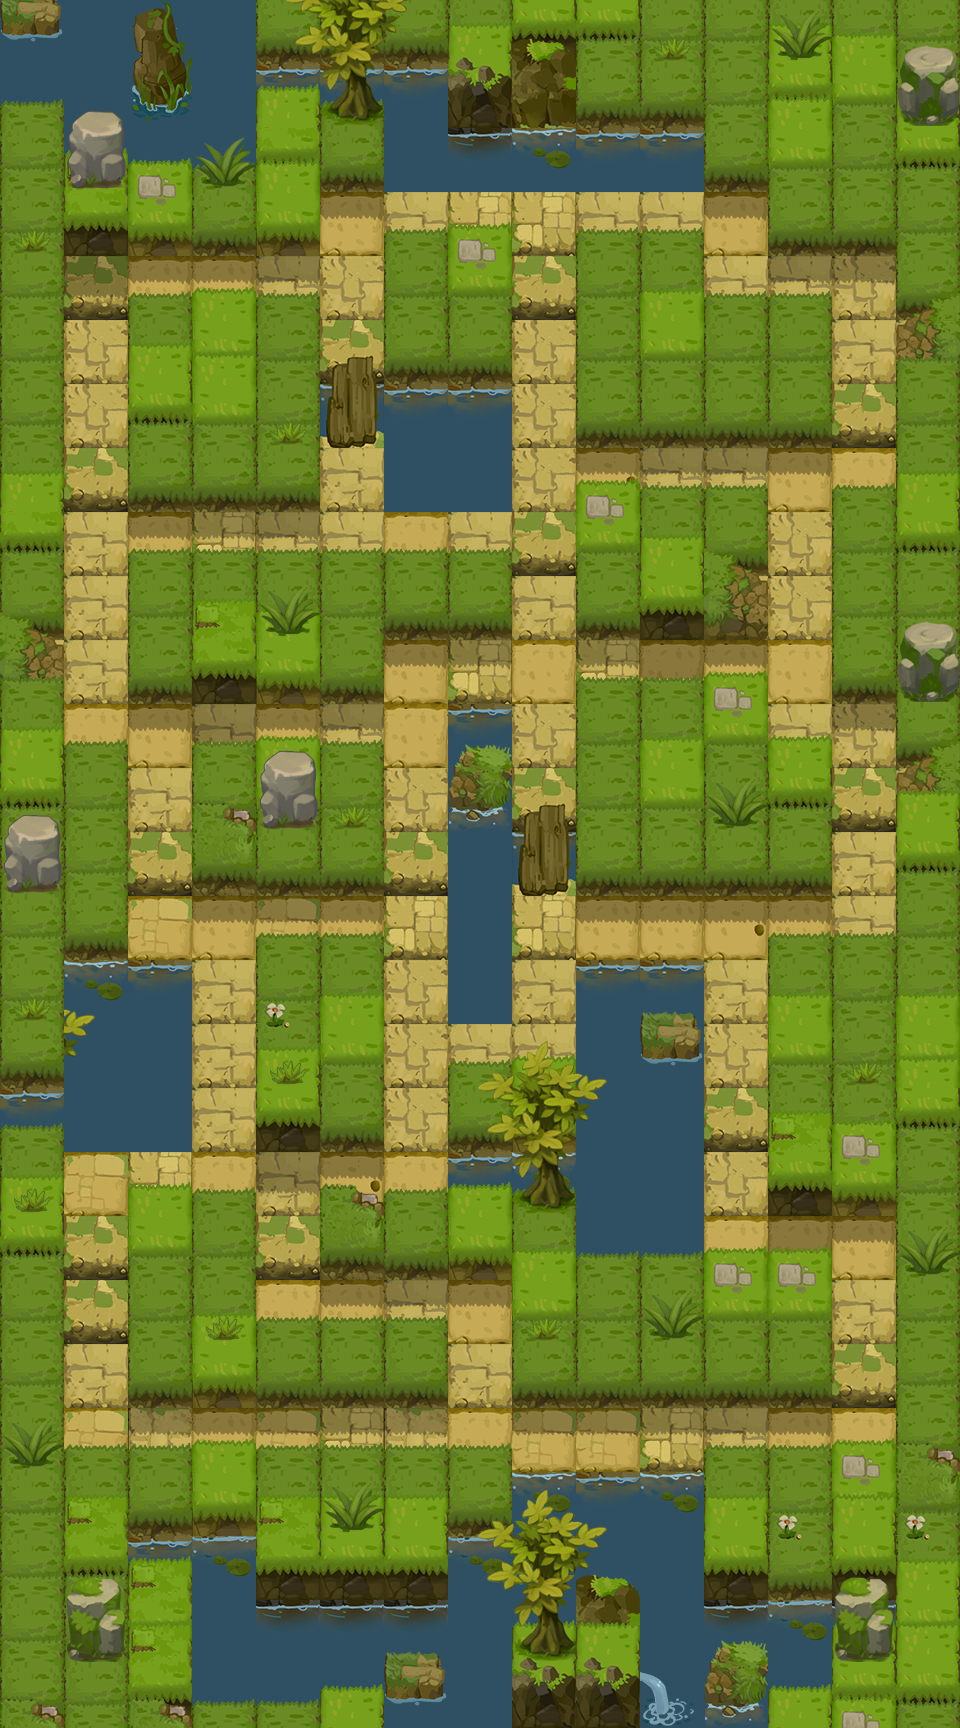

Tiled map render using the project's own tile images. Description and the map definition, with tile-layer contents summarised, below:
An orthogonal 15x27 tile map with 64x64 px tiles, 7 tile layers (background, background_top, block, block_top, ...), 4 tilesets and 8 objects (5x monster, move_3, move_2, move_1).

<map version="1.2" tiledversion="1.2.2" orientation="orthogonal" renderorder="left-down" width="15" height="27" tilewidth="64" tileheight="64" infinite="0" nextlayerid="45" nextobjectid="209">
 <tileset firstgid="1" name="hilly_block_1" tilewidth="64" tileheight="64" tilecount="64" columns="8">
  <image source="img/hilly_block_1.png" width="512" height="512" />
 </tileset>
 <tileset firstgid="65" name="diamond" tilewidth="64" tileheight="64" tilecount="64" columns="8">
  <image source="img/diamond.png" width="512" height="512" />
 </tileset>
 <tileset firstgid="129" name="hilly_bg_1" tilewidth="64" tileheight="64" tilecount="64" columns="8">
  <image source="img/hilly_bg_1.png" width="512" height="512" />
 </tileset>
 <tileset firstgid="193" name="hilly_top_1" tilewidth="64" tileheight="64" tilecount="64" columns="8">
  <image source="img/hilly_top_1.png" width="512" height="512" />
 </tileset>
 <layer id="39" name="background" width="15" height="27">
  <data>[405 cells, 405 non-empty, 10 distinct tile ids]</data>
 </layer>
 <layer id="44" name="background_top" width="15" height="27">
  <data>[405 cells, 49 non-empty, 2 distinct tile ids]</data>
 </layer>
 <layer id="40" name="block" width="15" height="27">
  <data>[405 cells, 279 non-empty, 16 distinct tile ids]</data>
 </layer>
 <layer id="43" name="block_top" width="15" height="27">
  <data>[405 cells, 151 non-empty, 11 distinct tile ids]</data>
 </layer>
 <layer id="41" name="diamond" width="15" height="27">
  <data>[405 cells, 58 non-empty, 1 distinct tile ids]</data>
 </layer>
 <objectgroup color="#ffaaff" id="4" name="trigger" visible="0" />
 <objectgroup color="#ff0000" id="5" name="monster" visible="0">
  <object id="203" name="monster" x="640" y="640" width="64" height="64">
   <properties>
    <property name="Direction_Arr" value="0" />
    <property name="ID_Arr" value="102" />
    <property name="Interval" type="int" value="5000" />
    <property name="Move_Arr" value="0" />
    <property name="Order" type="int" value="1" />
    <property name="Time" type="int" value="0" />
   </properties>
  </object>
  <object id="205" name="monster" x="256" y="512" width="64" height="64">
   <properties>
    <property name="Direction_Arr" value="0" />
    <property name="ID_Arr" value="102" />
    <property name="Interval" type="int" value="5000" />
    <property name="Move_Arr" value="0" />
    <property name="Order" type="int" value="1" />
    <property name="Time" type="int" value="0" />
   </properties>
  </object>
  <object id="206" name="monster" x="256" y="896" width="64" height="64">
   <properties>
    <property name="Direction_Arr" value="0" />
    <property name="ID_Arr" value="102" />
    <property name="Interval" type="int" value="5000" />
    <property name="Move_Arr" value="0" />
    <property name="Order" type="int" value="1" />
    <property name="Time" type="int" value="0" />
   </properties>
  </object>
  <object id="207" name="monster" x="704" y="448" width="64" height="64">
   <properties>
    <property name="Direction_Arr" value="0" />
    <property name="ID_Arr" value="102" />
    <property name="Interval" type="int" value="5000" />
    <property name="Move_Arr" value="0" />
    <property name="Order" type="int" value="1" />
    <property name="Time" type="int" value="0" />
   </properties>
  </object>
  <object id="208" name="monster" x="576" y="192" width="64" height="64">
   <properties>
    <property name="Direction_Arr" value="0" />
    <property name="ID_Arr" value="201" />
    <property name="Interval" type="int" value="5000" />
    <property name="Move_Arr" value="0" />
    <property name="Order" type="int" value="1" />
    <property name="Time" type="int" value="0" />
   </properties>
  </object>
 </objectgroup>
 <objectgroup color="#00ff00" id="6" name="player" visible="0">
  <object id="110" name="move_3" x="640" y="1408" width="64" height="64" />
  <object id="109" name="move_2" x="640" y="1408" width="64" height="64" />
  <object id="107" name="move_1" x="640" y="1408" width="64" height="64" />
 </objectgroup>
 <layer id="49" name="all_top_1" width="15" height="27">
  <data>[405 cells, 52 non-empty, 4 distinct tile ids]</data>
 </layer>
 <layer id="52" name="all_top_2" width="15" height="27">
  <data>[405 cells, 70 non-empty, 24 distinct tile ids]</data>
 </layer>
</map>
